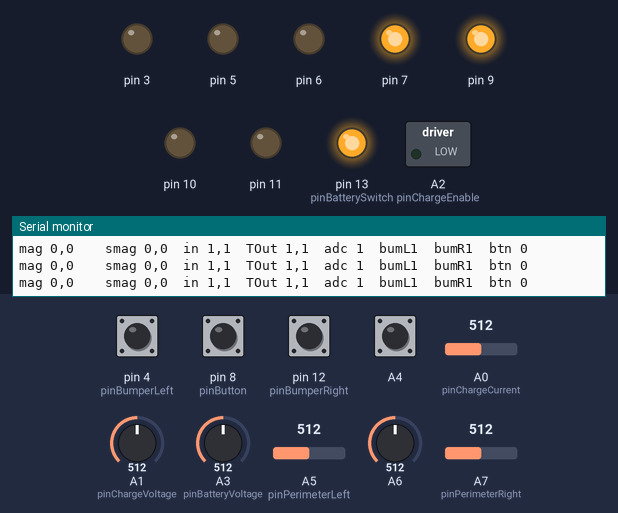
A sketch run on a simulated Arduino Nano, built with avr-gcc and run on an emulated ATmega328P. On the bench: switched loads named in the sketch (green lamp = pin HIGH), output pins drawn as LEDs (lit = HIGH), the last lines printed to the serial monitor. The inputs (shaded band) are chosen by the test bench; at power-on: A4, pin 4 (pinBumperLeft), pin 8 (pinButton), pin 12 (pinBumperRight) HIGH, A3 (pinBatteryVoltage) = 512, A0 (pinChargeCurrent) = 512, A1 (pinChargeVoltage) = 512, A5 (pinPerimeterLeft) = 512, A6 = 512, A7 (pinPerimeterRight) = 512.

Above: at 2.7 s.
2.8 s: A3 (pinBatteryVoltage) set to 406
5.8 s: A3 (pinBatteryVoltage) set to 373
8.8 s: pin 8 (pinButton) pulled LOW for 0.15 s
11.9 s: pin 8 (pinButton) pulled LOW for 0.15 s
At 32.0 s:
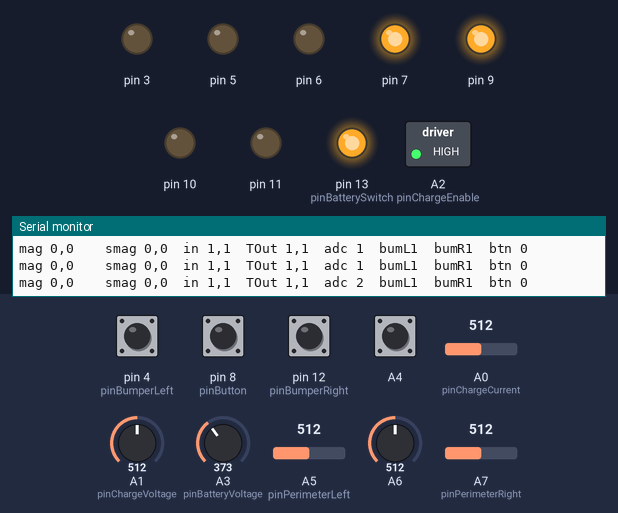
Timing chart, 0 to 32.3 s (numbered marks = the images above; inputs shaded):
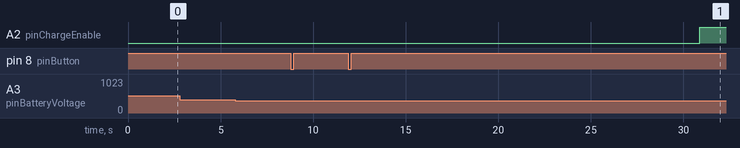

The sketch:

hovermower_base_controller.ino
```cpp
// (licence header left out)
#include <Arduino.h>
#include <Wire.h>
#include <EEPROM.h>

#include "drivers.h"
#include "adcman.h"
#include "perimeter.h"
#include "config.h"
#include "protocol.h"
#include "serial_if.h"
#include "battery.h"
#include "mow.h"
#include "switch.h"

Perimeter perimeter;
unsigned long nextTime = 0;
int counter = 0;
boolean inside = true;
int mode = 0;
static SerialFeedback feedback;

// Button
byte buttonCounter;
byte lastButtonCount;
unsigned long nextTimeButtonCheck;
unsigned long nextTimeButton;
// Bumper sensor
boolean bumperLeft;
boolean bumperRight;
unsigned long nextTimeBumper;

// Battery
unsigned long nextTimeBatteryCheck;
Battery battery;

// Mow Motor
unsigned long nextTimeMowCheck;
//unsigned long enableMowTime; debug only
int mow_counter;
Mow mow;

// Switches
Switch Switch;
unsigned long nextTimeSwitchCheck;

// ISR routine for Mow motor, counting ticks of motor
//void interruptHandler()
//{
//  mow_counter++;
//}

/*--------------------------------------------
  Setup Arduino
 -------------------------------------------- */
void setup()
{
  // keep battery connected
  pinMode(pinBatterySwitch, OUTPUT);
  digitalWrite(pinBatterySwitch, HIGH);

  Wire.begin();
  Serial.begin(SERIAL_BAUDRATE);
  Serial.println("START");

  ADCMan.init();


  // init Perimeter
  perimeter.setPins(pinPerimeterLeft, pinPerimeterRight);
  perimeter.useDifferentialPerimeterSignal = true;
  perimeter.speedTest();

  // Battery
  battery.init();

  // button
  pinMode(pinButton, INPUT);
  pinMode(pinButton, INPUT_PULLUP);

  pinMode(pinBumperLeft, INPUT);
  pinMode(pinBumperLeft, INPUT_PULLUP);
  pinMode(pinBumperRight, INPUT);
  pinMode(pinBumperRight, INPUT_PULLUP);

  // mow interrupt handler
  mow_counter = 0;
  //attachInterrupt(digitalPinToInterrupt(pinMowSpeed), interruptHandler, RISING);
  mow.init();

  // User switches
  nextTimeSwitchCheck = millis() + 50;

  buttonCounter = 0;
  lastButtonCount = 0;
  bumperLeft = false;
  bumperRight = false;
  nextTimeButtonCheck = millis() + 50;
  nextTimeBumper = millis() + 50;
  nextTimeBatteryCheck = millis() + 50;
  nextTimeMowCheck = millis() + 50;

  // enableMowTime = millis() + 10000;  // debug only
  Serial.println("Setup complete");

    //if (DEBUG_OUTPUT) ADCMan.calibrate();
}
/*--------------------------------------------
  Main Loop
 -------------------------------------------- */
void loop()
{
  ADCMan.run();
  readSerial();

  if (BUTTON)
    checkButton();
  if (BUMPER)
    checkBumper();

  // Mow motor monitor
  if (MOW && millis() >= nextTimeMowCheck)
  {
    nextTimeMowCheck = millis() + 100;
    //mow.set_count_of_ISR(mow_counter);
    mow_counter = 0;
    mow.run();
  }

  // Battery monitor
  if (BATMON && millis() >= nextTimeBatteryCheck)
  {
    nextTimeBatteryCheck = millis() + 1000;
    battery.run();
  }

  // Switches
  if (millis() > nextTimeSwitchCheck)
  {
    nextTimeSwitchCheck = millis() + 50;
    Switch.run();
  }

  /* Set info to ROS */
  if (millis() >= nextTime)
  {
    nextTime = millis() + 1000 / SERIAL_RATE;
    if (DEBUG_OUTPUT)
    {
      printSerialPeri();
     // printSerialOthers();
    }
    else
    {
      sendMessage();
    }
    lastButtonCount = 0;
  }
}

/*--------------------------------------------
  Read byte from serial console
 -------------------------------------------- */

void readSerial()
{

  unsigned char c;
  int i = 0, r = 0;
  while (Serial.available() > 0 && i++ < 128)
  {
    c = Serial.read();
    protocol_recv(c);
  }

  // Check if timeout of serial commands occured. If so, stop mow motor for safety reasons
  if (millis() - last_time_command >= SERIAL_READ_TIMEOUT )
  {
      if(MOW) mow.setSpeed(0);
  }
}
/*--------------------------------------------
  Collect incoming bytes to command structure
 -------------------------------------------- */
void protocol_recv(unsigned char byte)
{
  cmd_frame = ((uint16_t)(byte) << 8) | prev_byte;

  // Read the start frame of cmd structure
  if (cmd_frame == CMD_FRAME && msg_len == 0)
  {
    p = (unsigned char *)&cmd_msg;
    *p++ = prev_byte;
    *p++ = byte;
    msg_len = 2;
  }
  else if (msg_len >= 2 && msg_len < sizeof(SerialCommand))
  {
    // Otherwise just read the message content until the end
    *p++ = byte;
    msg_len++;
  }

  if (msg_len == sizeof(SerialCommand))
  {

    uint16_t checksum = (uint16_t)(cmd_msg.start ^ cmd_msg.mow_rpm ^
                                  cmd_msg.switch1 ^ cmd_msg.switch2 ^ cmd_msg.switch3 ^ cmd_msg.calibrate);


    if (cmd_msg.start == CMD_FRAME && cmd_msg.checksum == checksum)
    {

      // valid command
      last_time_command = millis();
      if (cmd_msg.calibrate == true)
      {
        ADCMan.calibrate();
      }
      if(MOW) mow.setSpeed(int(cmd_msg.mow_rpm));
      Switch.setSwitch(SWITCH1_ID, cmd_msg.switch1);
      Switch.setSwitch(SWITCH2_ID, cmd_msg.switch2);
      Switch.setSwitch(SWITCH3_ID, cmd_msg.switch3);
      DoCalibrate = cmd_msg.calibrate;
    }
    else
    {
      // implement error handler here
    }
    msg_len = 0;
  }
  prev_byte = byte;
}

/*--------------------------------------------
  Check and count button press
 -------------------------------------------- */
void checkButton()
{
  if ((millis() < nextTimeButtonCheck))
    return;

  nextTimeButtonCheck = millis() + 50;
  boolean buttonPressed = (digitalRead(pinButton) == LOW);

  if (((!buttonPressed) && (buttonCounter > 0)) || ((buttonPressed) && (millis() >= nextTimeButton)))
  {
    nextTimeButton = millis() + 1000;
    if (buttonPressed)
    {
      buttonCounter++;
    }
    else
    {
      lastButtonCount = buttonCounter;
      // Button has been released, buttonCounter has correct value now
      buttonCounter = 0;
    }
  }
}

/*--------------------------------------------
  Check if bumoper gets triggered
 -------------------------------------------- */
void checkBumper()
{
  if ((millis() >= nextTimeBumper))
  {
    nextTimeBumper = millis() + 50;

    bumperLeft = (digitalRead(pinBumperLeft) == HIGH);
    bumperRight = (digitalRead(pinBumperRight) == HIGH);
  }
}

/*--------------------------------------------
  Send feedback message to ROS
 -------------------------------------------- */
void sendMessage()
{

  feedback.start = (uint16_t)START_FRAME;
  feedback.left_mag = (int16_t)perimeter.getMagnitude(0);
  feedback.right_mag = (int16_t)perimeter.getMagnitude(1);
  feedback.left_smag = (int16_t)perimeter.getSmoothMagnitude(0);
  feedback.right_smag = (int16_t)perimeter.getSmoothMagnitude(1);
  feedback.left_inside = (bool)perimeter.isInside(0);
  feedback.right_inside = (bool)perimeter.isInside(1);
  feedback.left_timeout = (bool)perimeter.signalTimedOut(0);
  feedback.right_timeout = (bool)perimeter.signalTimedOut(1);
  feedback.calibrated = (bool)ADCMan.calibrationDataAvail();
  feedback.bumperLeft = bumperLeft;
  feedback.bumperRight = bumperRight;
  feedback.buttonCount = lastButtonCount;
  feedback.batVoltage = (int16_t)(battery.batVoltage * 100);
  feedback.chgVoltage = (int16_t)(battery.chgVoltage * 100);
  feedback.chgCurrent = (int16_t)(battery.chgCurrent * 100);
  feedback.chgStatus = (byte)NOT_CONNNECTED;
  if (battery.charging == true)
    feedback.chgStatus = (byte)CHARGING;
  if (battery.charging == false && battery.inStation == true)
    feedback.chgStatus = (byte)IN_STAITON;
  feedback.mowCurrent = (int16_t)(mow.MowCurrent * 100);
  feedback.mowPower = (int16_t)(mow.MowPower * 100);
  feedback.mowSpeed = (int16_t)mow.target_speed;
  feedback.mowAlarm = mow.alarm;
  feedback.switch1 = Switch.switch1;
  feedback.switch2 = Switch.switch2;
  feedback.switch3 = Switch.switch3;
  feedback.calibrate = DoCalibrate;

  feedback.checksum = (uint16_t)(feedback.start ^ feedback.left_mag ^ feedback.right_mag ^ feedback.left_smag ^ feedback.right_smag ^ feedback.left_inside ^ feedback.right_inside ^
                                 feedback.left_timeout ^ feedback.right_timeout ^ feedback.calibrated ^ feedback.bumperLeft ^ feedback.bumperRight ^ feedback.buttonCount
                                 ^ feedback.batVoltage ^ feedback.chgVoltage ^ feedback.chgCurrent ^ feedback.chgStatus ^
                                 feedback.mowCurrent ^ feedback.mowPower ^ feedback.mowSpeed ^ feedback.mowAlarm ^feedback.switch1 ^ feedback.switch2 ^ feedback.switch3 ^ feedback.calibrate);

  Serial.write((uint8_t *)&feedback, sizeof(feedback));
}

/*--------------------------------------------
  Output Debug information about Perimeter
 -------------------------------------------- */
void printSerialPeri()
{
  Serial.print("mag ");
  Serial.print((int)perimeter.getMagnitude(0));
  Serial.print(",");
  Serial.print((int)perimeter.getMagnitude(1));
  Serial.print("\t");
  Serial.print("\t");
  Serial.print("smag ");
  Serial.print((int)perimeter.getSmoothMagnitude(0));
  Serial.print(",");
  Serial.print((int)perimeter.getSmoothMagnitude(1));
  Serial.print("\t");
  Serial.print("in ");
  Serial.print((int)perimeter.isInside(0));
  Serial.print(",");
  Serial.print((int)perimeter.isInside(1));
  Serial.print("\t");
  Serial.print("TOut ");
  Serial.print((int)(perimeter.signalTimedOut(0)));
  Serial.print(",");
  Serial.print((int)(perimeter.signalTimedOut(1)));
  Serial.print("\t");
  Serial.print("adc ");
  Serial.print((int)(ADCMan.getCapturedChannels()));
  Serial.print("\t");
  Serial.print("bumL");
  Serial.print((int)bumperLeft);
  Serial.print("\t");
  Serial.print("bumR");
  Serial.print((int)bumperRight);
  Serial.print("\t");
  Serial.print("btn ");
  Serial.print((int)lastButtonCount);
  Serial.println();
}

/*--------------------------------------------
  Output Debug information about other values
 -------------------------------------------- */
void printSerialOthers()
{
  Serial.print("BatVcc ");
  Serial.print(battery.batVoltage);
  Serial.print("\t");
  Serial.print("ChgVcc ");
  Serial.print(battery.chgVoltage);
  Serial.print("\t");
  Serial.print("ChgA ");
  Serial.print(battery.chgCurrent);
  Serial.print("\t");
  Serial.print("Station ");
  Serial.print(battery.inStation);
  Serial.print("\t");
  Serial.print("Charging ");
  Serial.print(battery.charging);
  Serial.print("\t");
  Serial.print("MowTgtSpd ");
  Serial.print(mow.target_speed);
  Serial.print("\t");
  Serial.print("MowSpd ");
  Serial.print(mow.speed);
  Serial.print("\t");
  Serial.print("MowA ");
  Serial.print(mow.MowCurrent);
  Serial.print("\t");
  Serial.print("MowP ");
  Serial.print(mow.MowPower);
  Serial.print("\t");
  Serial.println();
}
```

adcman.h
```cpp
// (licence header left out)
/*
Problem: you have multiple analog inputs, some need only to be sampled once, other need
a fixed sample rate.

Solution:
Arduino ADC manager (ADC0-ADC9)
- can capture multiple pins one after the other (example ADC0: 1000 samples, ADC1: 100 samples, ADC2: 1 sample etc.)
- can capture more than one sample into buffers (fixed sample rate)
- runs in background: interrupt-based (free-running)
- two types of ADC capture:
  1) free-running ADC capturing (for certain sample count) (8 bit signed - zero = VCC/2)
  2) ordinary ADC sampling (one-time sampling) (10 bit unsigned)
- WARNING: never use any 'analogRead()' in your code when using this class!

How to use it (example):
1. Initialize ADC:  ADCMan.init();
2. Set ADC pin:     ADCMan.setCapture(pinMotorMowSense, 1, 1);
3. Program loop:    while (true){
                      ADCMan.run();
                      if (ADCMan.isCaptureComplete(pinMotorMowSense)){
                        int value = ADCMan.read(pinMotorMowSense);
                      }
                    }
*/


#ifndef ADCMAN_H
#define ADCMAN_H


#include <Arduino.h>

#ifdef __AVR__
  #define IOREF 5.0  // I/O reference voltage for Mega 2560
#else
  #define IOREF 3.3   // I/O reference voltage for Due
#endif

// sample rates
enum {
  SRATE_9615,
  SRATE_19231,
  SRATE_38462
};


class ADCManager
{
  public:
    ADCManager();
    // call this in setup
    void init();
    // call this to calibrate offsets of channels with autocalibrate
    void calibrate();
    // configure sampling for pin:
    // samplecount = 1: 10 bit sampling (unsigned)
    // samplecount > 1: 8 bit sampling (signed - zero = VCC/2)
    void setCapture(byte pin, byte samplecount, boolean autoCalibrateOfs);
    // get buffer with samples for pin
    int8_t* getCapture(byte pin);
    // restart sampling for pin
    void restart(byte pin);
    // samplecount=1: get one sample for pin
    // samplecount>1: get first sample for pin
    int read(byte pin);
	// read the median value of samples
    int readMedian(byte pin);
    boolean isCaptureComplete(byte pin);
    // statistics only
    int getCapturedChannels();
    int16_t getADCAvg(byte pin);
    int16_t getADCMin(byte pin);
    int16_t getADCMax(byte pin);
    int16_t getADCOfs(byte pin);
    // return number samples to capture
    int getCaptureSize(byte pin);
    // calibration data available?
    boolean calibrationDataAvail();
    // get the manager running, starts sampling next pin
    void run();
    uint8_t sampleRate;
    float ADC2voltage(float ADCvalue);
  private:
    int capturedChannels;
    void startADC(int sampleCount);
    bool calibrationAvail;
    void calibrateOfs(byte pin);
    void startCapture(int sampleCount);
    void stopCapture();
    boolean loadCalib();
    void loadSaveCalib(boolean readflag);
    void saveCalib();
    void printCalib();
    void postProcess();
};

extern ADCManager ADCMan;


#endif
```

battery.cpp
```cpp
// (licence header left out)
#include "battery.h"
#include <Arduino.h>
#include "adcman.h"
#include "config.h"

Battery::Battery()
{

  // initialize pins
  pinMode(pinBatteryVoltage, INPUT);
  pinMode(pinChargeCurrent, INPUT);
  pinMode(pinChargeVoltage, INPUT);
  pinMode(pinChargeEnable, OUTPUT);

  // Initialize attributes
  batVoltage = 0.0;
  batSwitchOffIfBelow = BAT_SWITCH_OFF;
  batSwitchOffIfIdle = 60; // switch off battery if idle for minutes
  //batFull = 42.0;              // battery reference Voltage (fully charged)
  batFullCurrent = BAT_FULL_CURRENT;        // current flowing when battery is fully charged
  startChargingIfBelow = BAT_START_CHARGE; // start charging if battery Voltage is below

  batFactor = voltageDividerUges(150, 10, 1.0) * ADCMan.ADC2voltage(1); // ADC to battery voltage factor
  batChgFactor = voltageDividerUges(150, 10, 1.0) * ADCMan.ADC2voltage(1); // ADC to battery voltage factor ;               // charge current conversion factor
  chgFactor                  = ADCMan.ADC2voltage(1);
  charging = false;
  inStation = false;
  lastTimeChargeToggle = millis();

}

void Battery::init()
{
  ADCMan.setCapture(pinChargeCurrent, 1, true);//Aktivierung des LadeStrom Pins beim ADC-Managers
  ADCMan.setCapture(pinBatteryVoltage, 1, false);
  ADCMan.setCapture(pinChargeVoltage, 1, false);

}

void Battery::run()
{
  check_battery_voltage();
  check_charger();

  // check for drawn battery
  if (batVoltage <= batSwitchOffIfBelow)
  {
    digitalWrite(pinBatterySwitch, LOW);
  }

  // check if robot is in station
  if (chgVoltage > 10)
  {
    inStation = true;
  }
  else
  {
    inStation = false;
    charging = false;
  }

  // need to start charging?
  if (charging == false)
  {
    if (batVoltage < startChargingIfBelow && millis() - lastTimeChargeToggle > 30000)
    {
      charging = true;
      digitalWrite(pinChargeEnable, HIGH);
      lastTimeChargeToggle = millis();
    }
  }
  // already charging, check if battery is full
  else
  {
    if (chgCurrent <= batFullCurrent && millis() - lastTimeChargeToggle > 30000)
    {
      charging = false;
      digitalWrite(pinChargeEnable, LOW);
    }
  }
}

void Battery::check_battery_voltage()
{
  // convert to double
  int batADC =  ADCMan.read(pinBatteryVoltage);
  double batvolt = ((double)batADC) * batFactor;

  // low-pass filter
  double accel = 0.01;
  //double accel = 1.0;
  if (abs(batVoltage - batvolt) > 5)
    batVoltage = batvolt;
  else
    batVoltage = (1.0 - accel) * batVoltage + accel * batvolt;

}

void Battery::check_charger()
{
  int currentADC = ADCMan.read(pinChargeCurrent);
  int chgADC = ADCMan.read(pinChargeVoltage);

  double chgvolt = ((double)chgADC) * batChgFactor;
  double curramp = ((double)currentADC) * chgFactor;

  // low-pass filter
  double accel = 0.01;
  //double accel = 1.0;
  if (abs(chgVoltage - chgvolt) > 5)
    chgVoltage = chgvolt;
  else
    chgVoltage = (1.0 - accel) * chgVoltage + accel * chgvolt;
  if (abs(chgCurrent - curramp) > 0.5)
    chgCurrent = curramp;
  else
    chgCurrent = (1.0 - accel) * chgCurrent + accel * curramp;
}

// Spannungsteiler Gesamtspannung ermitteln (Reihenschaltung R1-R2, U2 bekannt, U_GES zu ermitteln)
float Battery::voltageDividerUges(float R1, float R2, float U2)
{
  return (U2 / R2 * (R1 + R2)); // Uges
}
```

battery.h
```cpp
// (licence header left out)
#ifndef BATTERY_H
#define BATTERY_H

#include <Arduino.h>


class Battery
{
public:
  Battery();
  // set ADC pins
  float batVoltage;
  float batSwitchOffIfBelow;     // switch off if below voltage (Volt)
  int batSwitchOffIfIdle;        // switch off battery if idle for minutes
  //float batFull;                 // battery reference Voltage (fully charged)
  float batFullCurrent;          // current flowing when battery is fully charged
  float startChargingIfBelow;    // start charging if battery Voltage is below
  float chgVoltage;              // charge voltage (Volt)
  float chgCurrent;              // charge current  (Ampere)
  bool charging;                 // charging battery?
  bool inStation;                // robot in station?
  unsigned long chargingTimeout; // safety timer for charging
  void run();                    // run battery monitor once
  void init();                   // init Battery class


private:
  float batFactor;    // battery conversion factor
 // float batCorrectionFactor; // correction factor due inacurate voltage divider. Use proper resistors and you don't need this
  float batChgFactor; // battery conversion factor
 // float batChgCorrectionFactor; // correction factor due inacurate voltage divider. Use proper resistors and you don't need this
  float chgFactor;    // charge current conversion factor
  unsigned long lastTimeChargeToggle; //

  void check_battery_voltage();  // read current battery voltage
  void check_charger();          // read current and voltage of charge contacts
  float voltageDividerUges(float R1, float R2, float U2);
};

#endif
```

Source omitted: adcman.cpp (10716 bytes), mow.cpp (3008 bytes), mow.h (2069 bytes), perimeter.cpp (7910 bytes), perimeter.h (2929 bytes), protocol.h (1224 bytes), serial_if.h (316 bytes), switch.cpp (1505 bytes), switch.h (1047 bytes), config.h (2011 bytes), drivers.cpp (823 bytes), drivers.h (1799 bytes)
